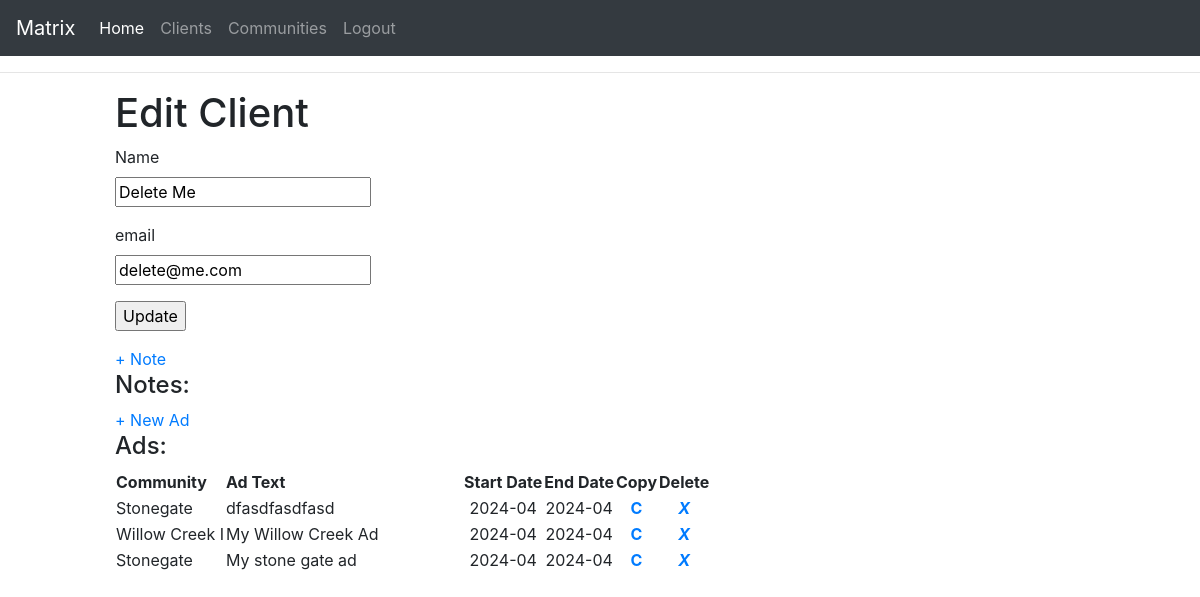
/clients/2 (signed in), run on an earlier commit of the app's database.
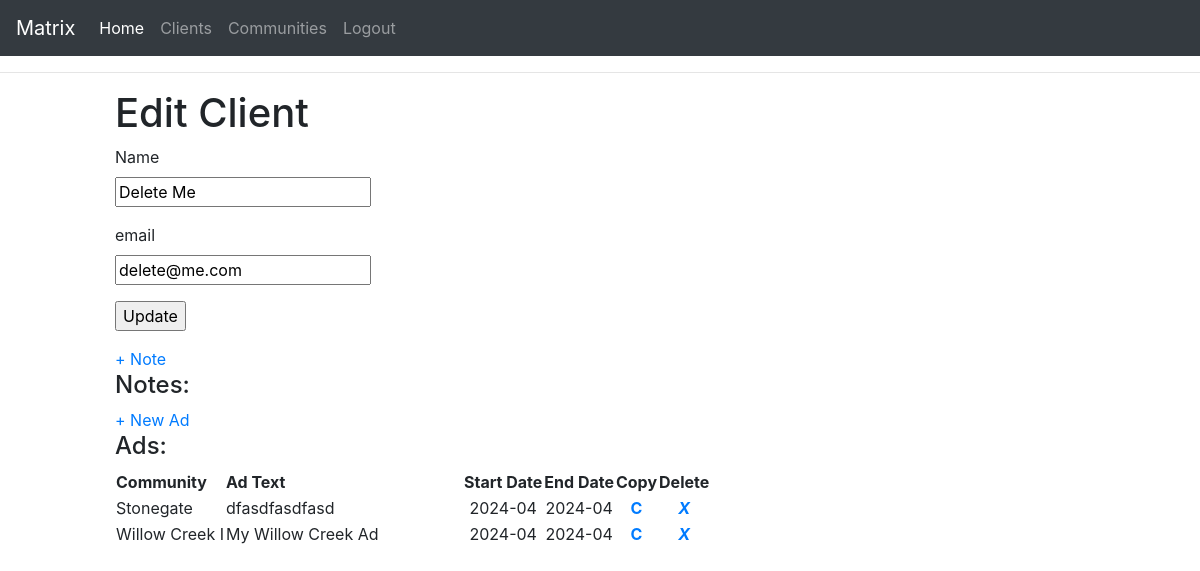
And on a later commit of the database.
### app/models/client_models.py (models this page shows, shortened)
class Client(db.Model):
    __tablename__ = 'client'
    id: so.Mapped[int] = so.mapped_column(primary_key=True)
    name: so.Mapped[str] = so.mapped_column(sa.String(64))
    email: so.Mapped[str] = so.mapped_column(sa.String(120), index=True,
                                             unique=True)
    password_hash : so.Mapped[Optional[str]] = so.mapped_column(sa.String(256))
    freshbooks_id : so.Mapped[int] = so.mapped_column(default=0)
    created_ts : so.Mapped[datetime] = so.mapped_column(
        index=True, default=lambda: datetime.now(timezone.utc))
    notes: so.WriteOnlyMapped['ClientNotes'] = so.relationship(
        back_populates='client', passive_deletes=True)
    ads: so.WriteOnlyMapped['Ad'] = so.relationship(
        back_populates='client', passive_deletes=True)

### app/models/ad_models.py (models this page shows, shortened)
class Ad(db.Model):
    __tablename__ = 'ads'
    id: so.Mapped[int] = so.mapped_column(primary_key=True)
    timestamp: so.Mapped[datetime] = so.mapped_column(
        index=True, default=lambda: datetime.now(timezone.utc))
    client_id: so.Mapped[int] = so.mapped_column(sa.ForeignKey(Client.id, ondelete="CASCADE"),
                                               index=True)
    type: so.Mapped[str] = so.mapped_column(sa.String(6), default='cl', nullable=False)
    community: so.Mapped[str] = so.mapped_column(sa.String(24), nullable=False)
    text: so.Mapped[str] = so.mapped_column(nullable=True)
    note: so.Mapped[str] = so.mapped_column(nullable=True)
    start_date: so.Mapped[datetime] = so.mapped_column(nullable=False)
    end_date: so.Mapped[datetime] = so.mapped_column(nullable=False)
    monthly_freq: so.Mapped[float] = so.mapped_column(sa.Float, nullable=False, default=1.0)
    client: so.Mapped[Client] = so.relationship(back_populates='ads')

### app/client_routes.py (the view)
@app.route('/clients/<id>', methods=['GET', 'POST'])
@login_required
def edit_client(id):
    form = EditClientForm()
    cl = db.first_or_404(sa.select(Client).where(Client.id == id))
    page = request.args.get('page', 1, type=int)
    query = cl.notes.select().order_by(ClientNotes.timestamp.desc())
    clientnotes = db.paginate(query, page=page,
                        per_page=10,
                        error_out=False)
    ad_query = cl.ads.select().order_by(Ad.timestamp.desc())
    clientads = db.paginate(ad_query, page=page,
                        per_page=10,
                        error_out=False)
    if form.validate_on_submit():
        cl.name = form.name.data
        cl.email = form.email.data
        db.session.commit()
        flash('Your changes have been saved.')
        return redirect(url_for('clients'))
    elif request.method == 'GET':
        form.name.data = cl.name
        form.email.data = cl.email
    return render_template('edit_client.html', title='Edit Client',
                           form=form, clientnotes=clientnotes.items, clientads=clientads.items, client_id=cl.id)

### app/client_forms.py
class EditClientForm(FlaskForm):
    name = StringField('Name', validators=[DataRequired()])
    email = StringField('email', validators=[DataRequired(), Email()])
    submit = SubmitField('Update')

### app/models/user_models.py (called while the page is built)
@login.user_loader
def load_user(id):
    return db.session.get(User, int(id))

### app/templates/edit_client.html (shortened to what this page needs)
{% extends "base.html" %}
{% block content %}
    <h1>Edit Client</h1>
    <form action="" method="post">
        <p>
            {{ form.name.label }}<br>
            {{ form.name }}<br>
        </p>
        <p>
            {{ form.email.label }}<br>
            {{ form.email }}<br>
        </p>
        <p>{{ form.submit() }}</p>
    </form>
    <a href="{{ url_for('add_client_note', id=client_id) }}">+ Note</a>
    <h4>Notes:</h4>
    <a href="{{ url_for('add_ad', client_id=client_id) }}">+ New Ad</a>
    <h4>Ads:</h4>
        {% include 'ads/_client_ads.html' %}
{% endblock %}

### app/templates/base.html (shortened to what this page needs)
<!doctype html>
<html lang="en">
    <head>
        <link rel="stylesheet" href="https://stackpath.bootstrapcdn.com/bootstrap/4.3.1/css/bootstrap.min.css">
        <link rel="stylesheet" href="{{ url_for('static', filename='css/base.css') }}">
    </head>
    <body>
        <nav class="navbar navbar-expand-lg navbar-dark bg-dark">
            <a class="navbar-brand" href="#">Matrix</a>
            <div class="collapse navbar-collapse" id="navbarSupportedContent">
              <ul class="navbar-nav mr-auto">
                <li class="nav-item active">
                  <a class="nav-link" href="{{ url_for('index') }}">Home <span class="sr-only">(current)</span></a>
                </li>
                {% if current_user.is_anonymous %}
                <li class="nav-item">
                        <a class="nav-link" href="{{ url_for('login') }}">Login</a>
                </li>
                {% else %}
                <li class="nav-item">
                    <a class="nav-link" href="{{ url_for('clients') }}">Clients</a>
                </li>
                <li class="nav-item">
                    <a class="nav-link" href="{{ url_for('communities') }}">Communities</a>
                </li>
                <li class="nav-item">
                    <a class="nav-link" href="{{ url_for('logout') }}">Logout</a>
                </li>
                {% endif %}
              </ul>
            </div>
          </nav>
        <hr>
        <div class="container-fluid">
            <div class="row">
                <div class="col-1">
                </div>
                <div class="col">
                    {% block content %}{% endblock %}
                </div>
            </div>
        </div>
    </body>
</html>

### app/templates/ads/_client_ads.html
<table>
    <tr>
        <th align="left">Community</th>
        <th align="left">Ad Text</th>
        <th align="Center">Start Date</th>
        <th align="Center">End Date</th>
        <th align="Center">Copy</th>
        <th align="Center">Delete</th>
    </tr>
    {% for ad in clientads %}
        <tr valign="top">
            <td align="left">{{ad.community}}</td>
            <td align="left" width="40%">{{ad.text}}</td>
            <td align="center">{{ad.start_date.strftime('%Y-%m')}}</td>
            <td align="center">{{ad.end_date.strftime('%Y-%m')}}</td>
            <td align="center">
                <a href="{{url_for('add_ad', client_id=ad.client_id, community=ad.community, ad_text=ad.text, s_date=ad.start_date, e_date=ad.end_date)}}"><B>C</B></a>
            </td>
            <td align="center">
                <a href="{{ url_for('delete_ad', id=ad.id) }}"
                onclick="return confirm('Do you want to permanently delete ad?');" title="Delete Ad">
                <i class="material-icons" style="font-size:16px"><B>X</B></i></a>
            </td>
        </tr>
    {% endfor %}
</table>

What changed in the data, as far as the page shows it:
removed Ad: community "Stonegate", text "My stone gate ad", start_date "2024-04", end_date "2024-04"
